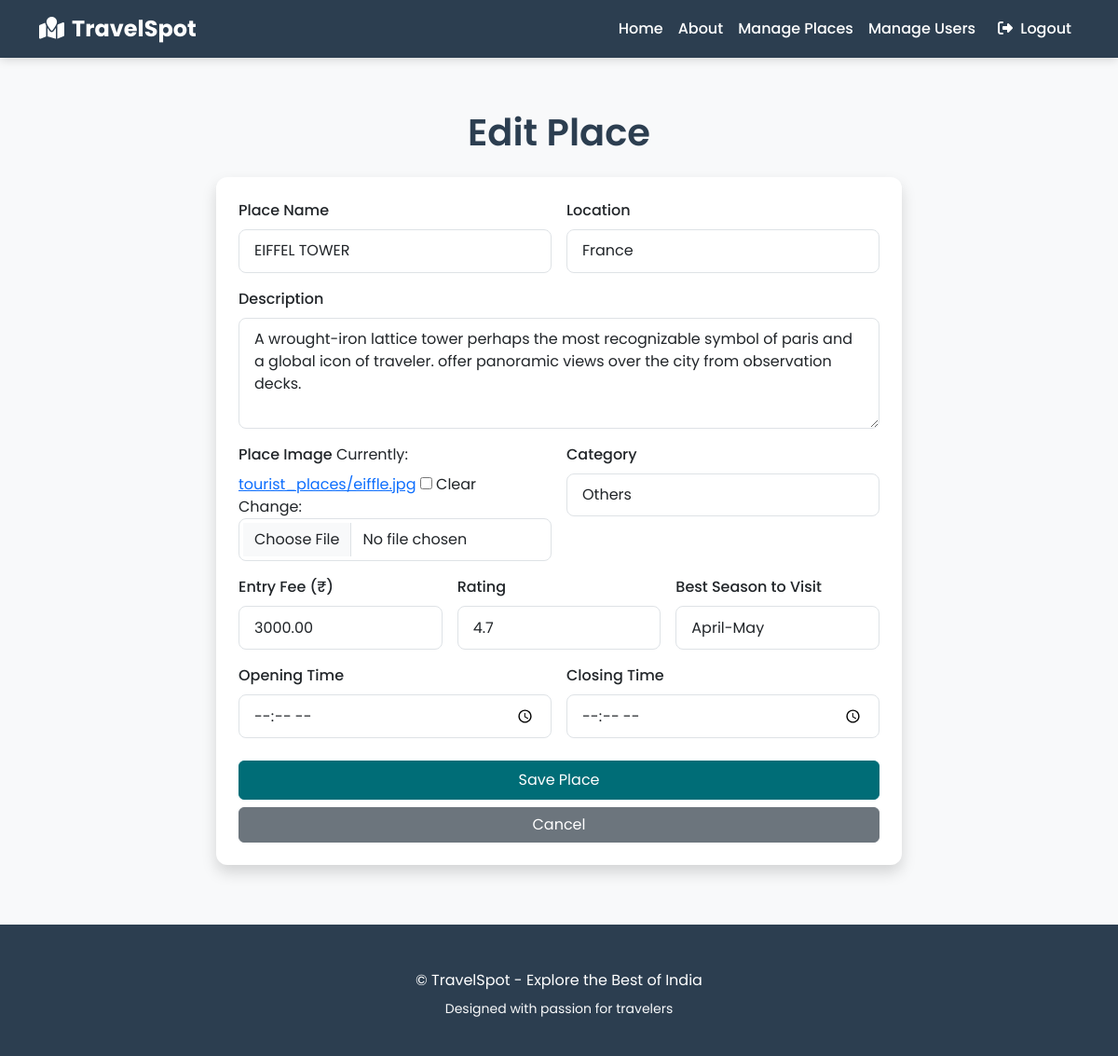
Page /admin-edit-place/1/ (signed in) on the committed database.
### main_app/models.py (models this page shows, shortened)
class Places(models.Model):
    name = models.CharField(max_length=20,null=True,blank=True)
    location = models.CharField(max_length=50,null=True, blank=True)
    description = models.TextField(null=True,blank=True)
    image = models.ImageField(upload_to='tourist_places/', null=True, blank=True)
    category = models.CharField(max_length=100, choices=[
        ('hill', 'Hill Station'),
        ('beach', 'Beach'),
        ('heritage', 'Heritage Site'),
        ('adventure', 'Adventure Spot'),
        ('religious', 'Religious Place'),
        ('wildlife', 'Wildlife Sanctuary'),
        ('others', 'Others'),
    ])
    entry_fee = models.DecimalField(max_digits=6, decimal_places=2, null=True, blank=True)
    rating = models.FloatField(default=0.0)
    opening_time = models.TimeField(blank=True, null=True)
    closing_time = models.TimeField(blank=True, null=True)
    best_season = models.CharField(
        max_length=100,
        blank=True,
        null=True
    )
    created_at = models.DateTimeField(auto_now_add=True)

### main_app/views.py (the view)
# urls.py: path('admin-edit-place/<int:pk>/', views.edit_place, name='edit_place'),
@login_required
def edit_place(request, pk):
    if request.user.role != "Admin":
        messages.error(request, "Access denied. Admin privileges required.")
        return redirect('user_places')
    place = get_object_or_404(Places, id=pk)
    form = PlaceForm(request.POST or None, request.FILES or None, instance=place)
    if form.is_valid():
        form.save()
        messages.success(request, "Place updated successfully")
        return redirect('admin_places')
    return render(request, 'add_edit_place.html', {'form': form, 'title': 'Edit Place'})

### main_app/templates/add_edit_place.html (shortened to what this page needs)
{% extends 'base.html' %}
{% block content %}
<h1 class="text-center mb-4">{{ title }}</h1>
<div class="row justify-content-center">
    <div class="col-lg-8">
        <div class="card shadow">
            <div class="card-body p-4">
                <form method="POST" enctype="multipart/form-data">
                    <div class="row g-3">
                        <div class="col-md-6">
                            <label for="{{ form.name.id_for_label }}" class="form-label fw-medium">
                                {{ form.name.label }}
                            </label>
                            {{ form.name }}
                        </div>
                        <div class="col-md-6">
                            <label for="{{ form.location.id_for_label }}" class="form-label fw-medium">
                                {{ form.location.label }}
                            </label>
                            {{ form.location }}
                        </div>
                        <div class="col-12">
                            <label for="{{ form.description.id_for_label }}" class="form-label fw-medium">
                                {{ form.description.label }}
                            </label>
                            {{ form.description }}
                        </div>
                        <div class="col-md-6">
                            <label for="{{ form.image.id_for_label }}" class="form-label fw-medium">
                                {{ form.image.label }}
                            </label>
                            {{ form.image }}
                        </div>
                        <div class="col-md-6">
                            <label for="{{ form.category.id_for_label }}" class="form-label fw-medium">
                                {{ form.category.label }}
                            </label>
                            {{ form.category }}
                        </div>
                        <div class="col-md-4">
                            <label for="{{ form.entry_fee.id_for_label }}" class="form-label fw-medium">
                                {{ form.entry_fee.label }}
                            </label>
                            {{ form.entry_fee }}
                        </div>
                        <div class="col-md-4">
                            <label for="{{ form.rating.id_for_label }}" class="form-label fw-medium">
                                {{ form.rating.label }}
                            </label>
                            {{ form.rating }}
                        </div>
                        <div class="col-md-4">
                            <label for="{{ form.best_season.id_for_label }}" class="form-label fw-medium">
                                {{ form.best_season.label }}
                            </label>
                            {{ form.best_season }}
                        </div>
                        <div class="col-md-6">
                            <label for="{{ form.opening_time.id_for_label }}" class="form-label fw-medium">
                                {{ form.opening_time.label }}
                            </label>
                            {{ form.opening_time }}
                        </div>
                        <div class="col-md-6">
                            <label for="{{ form.closing_time.id_for_label }}" class="form-label fw-medium">
                                {{ form.closing_time.label }}
                            </label>
                            {{ form.closing_time }}
                        </div>
                    </div>
                    <div class="d-grid gap-2 mt-4">
                        <button type="submit" class="btn btn-primary py-2">Save Place</button>
                        <a href="{% url 'admin_places' %}" class="btn btn-secondary">Cancel</a>
                    </div>
                </form>
            </div>
        </div>
    </div>
</div>
{% endblock %}

### main_app/static/css/style.css (style rules this page uses)
:root { --primary: #006d77; --secondary: #ff6b6b; --light: #f8f9fa; --dark: #2c3e50; --gray: #6c757d; }
body { font-family: 'Poppins', sans-serif; background-color: var(--light); color: var(--dark); }
.btn-primary { background-color: var(--primary); border-color: var(--primary); transition: all 0.3s; }
.card { border: none; border-radius: 12px; overflow: hidden; box-shadow: 0 6px 20px rgba(0,0,0,0.08); transition: transform 0.3s, box-shadow 0.3s; }
.form-control, .form-select { border-radius: 8px; padding: 0.65rem 1rem; }
h1, h2, h3, h4, h5, h6 { font-weight: 600; color: var(--dark); }

### rows in the picture
Places: name "EIFFEL TOWER", location "France", description "A wrought-iron lattice tower perhaps the most recognizable symbol of paris and a global icon of traveler. offer panoramic views over the city from observation decks.", category "Others", entry_fee "3000.00", rating "4.7", best_season "April-May"

### other values in the picture
{{ title }} "Edit Place"
